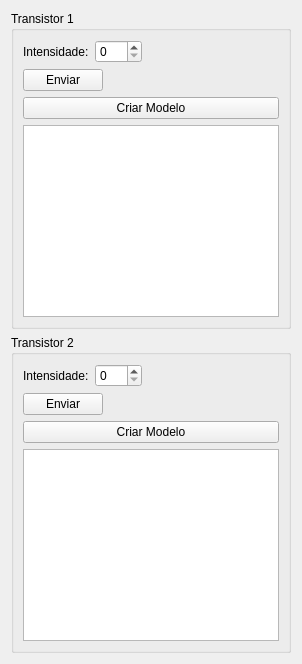
           <widget class="QWidget" name="Transistors">
            <attribute name="title">
             <string>Transistors</string>
            </attribute>
            <layout class="QVBoxLayout" name="verticalLayout">
             <item>
              <widget class="QGroupBox" name="groupBox_10">
               <property name="title">
                <string>Transistor 1</string>
               </property>
               <layout class="QGridLayout" name="gridLayout_10">
                <item row="1" column="0">
                 <widget class="QPushButton" name="t1CriarModeloButton">
                  <property name="text">
                   <string>Criar Modelo</string>
                  </property>
                 </widget>
                </item>
                <item row="0" column="0">
                 <layout class="QFormLayout" name="formLayout_9">
                  <item row="0" column="0">
                   <layout class="QHBoxLayout" name="horizontalLayout_3">
                    <item>
                     <widget class="QLabel" name="label_8">
                      <property name="text">
                       <string>Intensidade:</string>
                      </property>
                     </widget>
                    </item>
                    <item>
                     <widget class="QSpinBox" name="t1SBox">
                      <property name="maximum">
                       <number>255</number>
                      </property>
                     </widget>
                    </item>
                   </layout>
                  </item>
                  <item row="1" column="0">
                   <widget class="QPushButton" name="t1EnviarButton">
                    <property name="text">
                     <string>Enviar</string>
                    </property>
                   </widget>
                  </item>
                 </layout>
                </item>
                <item row="2" column="0">
                 <widget class="QTextBrowser" name="t1ModelTBrowser"/>
                </item>
               </layout>
              </widget>
             </item>
             <item>
              <widget class="QGroupBox" name="groupBox_11">
               <property name="title">
                <string>Transistor 2</string>
               </property>
               <layout class="QGridLayout" name="gridLayout_11">
                <item row="1" column="0">
                 <widget class="QPushButton" name="t2CriarModeloButton">
                  <property name="text">
                   <string>Criar Modelo</string>
                  </property>
                 </widget>
                </item>
                <item row="0" column="0">
                 <layout class="QFormLayout" name="formLayout_10">
                  <item row="0" column="0">
                   <layout class="QHBoxLayout" name="horizontalLayout_4">
                    <item>
                     <widget class="QLabel" name="label_9">
                      <property name="text">
                       <string>Intensidade:</string>
                      </property>
                     </widget>
                    </item>
                    <item>
                     <widget class="QSpinBox" name="t2SBox">
                      <property name="maximum">
                       <number>255</number>
                      </property>
                     </widget>
                    </item>
                   </layout>
                  </item>
                  <item row="1" column="0">
                   <widget class="QPushButton" name="t2EnviarButton">
                    <property name="text">
                     <string>Enviar</string>
                    </property>
                   </widget>
                  </item>
                 </layout>
                </item>
                <item row="2" column="0">
                 <widget class="QTextBrowser" name="t2ModelTBrowser"/>
                </item>
               </layout>
              </widget>
             </item>
            </layout>
           </widget>
